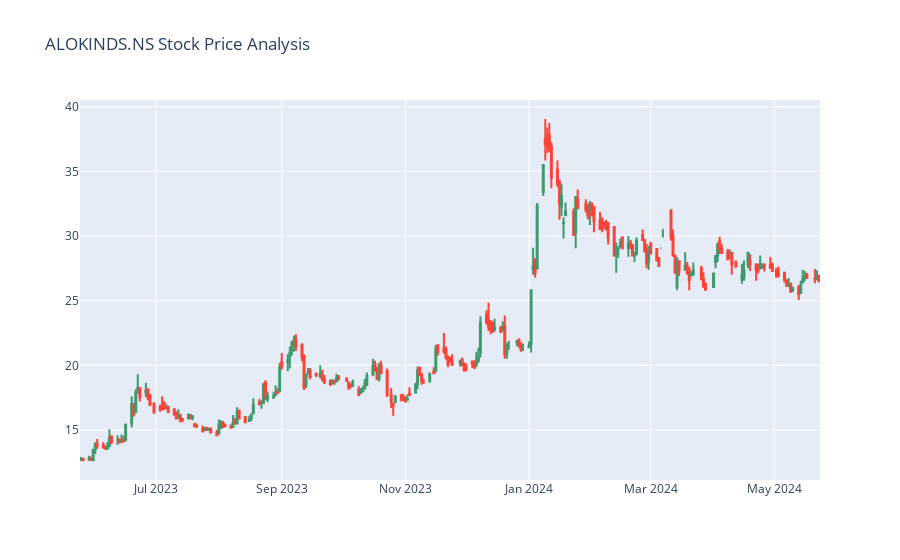

The code cell stored with this chart in its notebook:
### Code cell
# Create Figures as Graph Objects - https://plotly.com/python/candlestick-charts/
# View Candlestick Patterns
fig = pgo.Figure(data=[pgo.Candlestick(x=data["Date"], open=data["Open"], high=data["High"], low=data["Low"], close=data["Close"])])
fig.update_layout(title=f"{yf_stock_symbol} Stock Price Analysis", xaxis_rangeslider_visible=False)
fig.show()

### Figure 1 — Plotly figure (JSON) as saved in the notebook; plotly's stock layout.template omitted (floating-point values rounded to 4 significant figures; data arrays with more than 128 entries replaced by an {"elided": "..."} marker saying what was removed)
{"data": [{"close": {"elided": "244 float values"}, "high": {"elided": "244 float values"}, "low": {"elided": "244 float values"}, "open": {"elided": "244 float values"}, "type": "candlestick", "x": {"elided": "244 str values"}}], "layout": {"title": {"text": "ALOKINDS.NS Stock Price Analysis"}, "xaxis": {"rangeslider": {"visible": false}}}}
